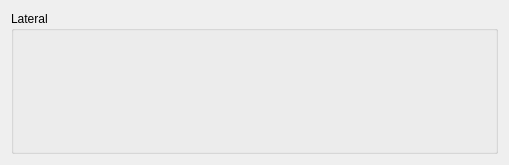
<?xml version="1.0" encoding="UTF-8"?>
<ui version="4.0">
 <class>boundary_lateral_params</class>
 <widget class="QWidget" name="boundary_lateral_params">
  <property name="geometry">
   <rect>
    <x>0</x>
    <y>0</y>
    <width>509</width>
    <height>160</height>
   </rect>
  </property>
  <property name="windowTitle">
   <string>Form</string>
  </property>
  <layout class="QHBoxLayout" name="horizontalLayout">
   <item>
    <widget class="QGroupBox" name="groupBox">
     <property name="minimumSize">
      <size>
       <width>0</width>
       <height>0</height>
      </size>
     </property>
     <property name="font">
      <font>
       <pointsize>9</pointsize>
      </font>
     </property>
     <property name="title">
      <string>Lateral</string>
     </property>
     <property name="flat">
      <bool>true</bool>
     </property>
     <layout class="QVBoxLayout" name="verticalLayout">
      <item>
       <widget class="Sys_Member_Bool_BaseWid" name="boundary_lateral_condition" native="true">
        <property name="minimumSize">
         <size>
          <width>200</width>
          <height>30</height>
         </size>
        </property>
        <property name="maximumSize">
         <size>
          <width>16777215</width>
          <height>50</height>
         </size>
        </property>
        <property name="font">
         <font>
          <pointsize>8</pointsize>
          <weight>50</weight>
          <bold>false</bold>
         </font>
        </property>
       </widget>
      </item>
      <item>
       <widget class="Sys_Member_Bool_BaseWid" name="boundary_lateral_stationary" native="true">
        <property name="minimumSize">
         <size>
          <width>200</width>
          <height>30</height>
         </size>
        </property>
        <property name="maximumSize">
         <size>
          <width>16777215</width>
          <height>50</height>
         </size>
        </property>
        <property name="font">
         <font>
          <pointsize>8</pointsize>
          <weight>50</weight>
          <bold>false</bold>
         </font>
        </property>
       </widget>
      </item>
      <item>
       <widget class="Sys_Member_Dbl_BaseWid" name="boundary_lateral_value" native="true">
        <property name="minimumSize">
         <size>
          <width>200</width>
          <height>30</height>
         </size>
        </property>
        <property name="maximumSize">
         <size>
          <width>16777215</width>
          <height>50</height>
         </size>
        </property>
        <property name="font">
         <font>
          <pointsize>8</pointsize>
          <weight>50</weight>
          <bold>false</bold>
         </font>
        </property>
       </widget>
      </item>
     </layout>
    </widget>
   </item>
  </layout>
 </widget>
 <customwidgets>
  <customwidget>
   <class>Sys_Member_Dbl_BaseWid</class>
   <extends>QWidget</extends>
   <header>sys_member_dbl_basewid.h</header>
   <container>1</container>
  </customwidget>
  <customwidget>
   <class>Sys_Member_Bool_BaseWid</class>
   <extends>QWidget</extends>
   <header>sys_member_bool_basewid.h</header>
   <container>1</container>
  </customwidget>
 </customwidgets>
 <resources/>
 <connections/>
</ui>
